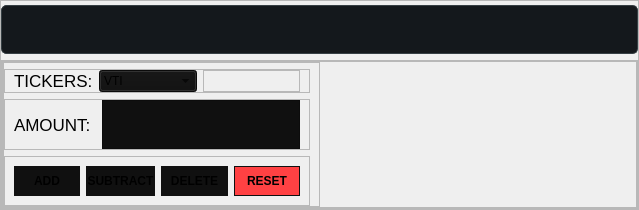
                              <widget class="QFrame" name="frame_19">
                               <property name="frameShape">
                                <enum>QFrame::Shape::StyledPanel</enum>
                               </property>
                               <property name="frameShadow">
                                <enum>QFrame::Shadow::Raised</enum>
                               </property>
                               <layout class="QVBoxLayout" name="verticalLayout_11" stretch="4,1">
                                <property name="leftMargin">
                                 <number>0</number>
                                </property>
                                <property name="topMargin">
                                 <number>4</number>
                                </property>
                                <property name="rightMargin">
                                 <number>0</number>
                                </property>
                                <property name="bottomMargin">
                                 <number>0</number>
                                </property>
                                <item>
                                 <widget class="QFrame" name="frame_15">
                                  <property name="styleSheet">
                                   <string notr="true">background-color: #14181c;
border: 1px solid;
border-radius: 5px;
border-color: #363f44;</string>
                                  </property>
                                  <property name="frameShape">
                                   <enum>QFrame::Shape::StyledPanel</enum>
                                  </property>
                                  <property name="frameShadow">
                                   <enum>QFrame::Shadow::Raised</enum>
                                  </property>
                                 </widget>
                                </item>
                                <item>
                                 <widget class="QFrame" name="holdings_list_pie_2">
                                  <property name="frameShape">
                                   <enum>QFrame::Shape::StyledPanel</enum>
                                  </property>
                                  <property name="frameShadow">
                                   <enum>QFrame::Shadow::Raised</enum>
                                  </property>
                                  <layout class="QHBoxLayout" name="horizontalLayout_37" stretch="2">
                                   <property name="spacing">
                                    <number>0</number>
                                   </property>
                                   <property name="leftMargin">
                                    <number>0</number>
                                   </property>
                                   <property name="topMargin">
                                    <number>0</number>
                                   </property>
                                   <property name="rightMargin">
                                    <number>0</number>
                                   </property>
                                   <property name="bottomMargin">
                                    <number>0</number>
                                   </property>
                                   <item>
                                    <widget class="QFrame" name="frame_20">
                                     <property name="frameShape">
                                      <enum>QFrame::Shape::StyledPanel</enum>
                                     </property>
                                     <property name="frameShadow">
                                      <enum>QFrame::Shadow::Raised</enum>
                                     </property>
                                     <layout class="QHBoxLayout" name="horizontalLayout_28" stretch="1,1">
                                      <property name="spacing">
                                       <number>0</number>
                                      </property>
                                      <property name="leftMargin">
                                       <number>0</number>
                                      </property>
                                      <property name="topMargin">
                                       <number>0</number>
                                      </property>
                                      <property name="rightMargin">
                                       <number>0</number>
                                      </property>
                                      <property name="bottomMargin">
                                       <number>0</number>
                                      </property>
                                      <item>
                                       <widget class="QFrame" name="frame_16">
                                        <property name="frameShape">
                                         <enum>QFrame::Shape::StyledPanel</enum>
                                        </property>
                                        <property name="frameShadow">
                                         <enum>QFrame::Shadow::Raised</enum>
                                        </property>
                                        <layout class="QVBoxLayout" name="verticalLayout_42">
                                         <property name="spacing">
                                          <number>6</number>
                                         </property>
                                         <property name="leftMargin">
                                          <number>0</number>
                                         </property>
                                         <property name="topMargin">
                                          <number>6</number>
                                         </property>
                                         <property name="bottomMargin">
                                          <number>0</number>
                                         </property>
                                         <item>
                                          <widget class="QFrame" name="frame_21">
                                           <property name="frameShape">
                                            <enum>QFrame::Shape::StyledPanel</enum>
                                           </property>
                                           <property name="frameShadow">
                                            <enum>QFrame::Shadow::Raised</enum>
                                           </property>
                                           <layout class="QHBoxLayout" name="horizontalLayout_38" stretch="20,30,30">
                                            <property name="topMargin">
                                             <number>0</number>
                                            </property>
                                            <property name="bottomMargin">
                                             <number>0</number>
                                            </property>
                                            <item>
                                             <widget class="QLabel" name="text_label_8">
                                              <property name="styleSheet">
                                               <string notr="true">font: bold &quot;Segoe UI&quot;; font-size: 17px;</string>
                                              </property>
                                              <property name="text">
                                               <string>TICKERS:</string>
                                              </property>
                                              <property name="margin">
                                               <number>0</number>
                                              </property>
                                              <property name="indent">
                                               <number>0</number>
                                              </property>
                                             </widget>
                                            </item>
                                            <item>
                                             <widget class="QComboBox" name="portfolio_combobox">
                                              <property name="sizePolicy">
                                               <sizepolicy hsizetype="Minimum" vsizetype="Fixed">
                                                <horstretch>0</horstretch>
                                                <verstretch>0</verstretch>
                                               </sizepolicy>
                                              </property>
                                              <property name="styleSheet">
                                               <string notr="true">background-color: rgba(16,16,16,255);
</string>
                                              </property>
                                              <item>
                                               <property name="text">
                                                <string>VTI</string>
                                               </property>
                                              </item>
                                              <item>
                                               <property name="text">
                                                <string>SPY</string>
                                               </property>
                                              </item>
                                              <item>
                                               <property name="text">
                                                <string>VOO</string>
                                               </property>
                                              </item>
                                              <item>
                                               <property name="text">
                                                <string>SCHB</string>
                                               </property>
                                              </item>
                                              <item>
                                               <property name="text">
                                                <string>DIA</string>
                                               </property>
                                              </item>
                                              <item>
                                               <property name="text">
                                                <string>QQQ</string>
                                               </property>
                                              </item>
                                              <item>
                                               <property name="text">
                                                <string>-------</string>
                                               </property>
                                              </item>
                                              <item>
                                               <property name="text">
                                                <string>XLK</string>
                                               </property>
                                              </item>
                                              <item>
                                               <property name="text">
                                                <string>XLF</string>
                                               </property>
                                              </item>
                                              <item>
                                               <property name="text">
                                                <string>XLE</string>
                                               </property>
                                              </item>
                                              <item>
                                               <property name="text">
                                                <string>XLY</string>
                                               </property>
                                              </item>
                                              <item>
                                               <property name="text">
                                                <string>XLI</string>
                                               </property>
                                              </item>
                                              <item>
                                               <property name="text">
                                                <string>XLV</string>
                                               </property>
                                              </item>
                                              <item>
                                               <property name="text">
                                                <string>XLC</string>
                                               </property>
                                              </item>
                                              <item>
                                               <property name="text">
                                                <string>XLU</string>
                                               </property>
                                              </item>
                                              <item>
                                               <property name="text">
                                                <string>XLB</string>
                                               </property>
                                              </item>
                                              <item>
                                               <property name="text">
                                                <string>XLRE</string>
                                               </property>
                                              </item>
                                              <item>
                                               <property name="text">
                                                <string>VNQ</string>
                                               </property>
                                              </item>
                                              <item>
                                               <property name="text">
                                                <string>-------</string>
                                               </property>
                                              </item>
                                              <item>
                                               <property name="text">
                                                <string>VXUS</string>
                                               </property>
                                              </item>
                                              <item>
                                               <property name="text">
                                                <string>IXUS</string>
                                               </property>
                                              </item>
                                              <item>
                                               <property name="text">
                                                <string>VEU</string>
                                               </property>
                                              </item>
                                              <item>
                                               <property name="text">
                                                <string>-------</string>
                                               </property>
                                              </item>
                                              <item>
                                               <property name="text">
                                                <string>VIXY</string>
                                               </property>
                                              </item>
                                              <item>
                                               <property name="text">
                                                <string>SH</string>
                                               </property>
                                              </item>
                                              <item>
                                               <property name="text">
                                                <string>SQQQ</string>
                                               </property>
                                              </item>
                                              <item>
                                               <property name="text">
                                                <string>-------</string>
                                               </property>
                                              </item>
                                              <item>
                                               <property name="text">
                                                <string>BND</string>
                                               </property>
                                              </item>
                                              <item>
                                               <property name="text">
                                                <string>AGG</string>
                                               </property>
                                              </item>
                                              <item>
                                               <property name="text">
                                                <string>-------</string>
                                               </property>
                                              </item>
                                              <item>
                                               <property name="text">
                                                <string>ARKK</string>
                                               </property>
                                              </item>
                                              <item>
                                               <property name="text">
                                                <string>SOXX</string>
                                               </property>
                                              </item>
                                             </widget>
                                            </item>
                                            <item>
                                             <widget class="QFrame" name="frame_22">
                                              <property name="frameShape">
                                               <enum>QFrame::Shape::StyledPanel</enum>
                                              </property>
                                              <property name="frameShadow">
                                               <enum>QFrame::Shadow::Raised</enum>
                                              </property>
                                             </widget>
                                            </item>
                                           </layout>
                                          </widget>
                                         </item>
                                         <item>
                                          <widget class="QFrame" name="frame_23">
                                           <property name="frameShape">
                                            <enum>QFrame::Shape::StyledPanel</enum>
                                           </property>
                                           <property name="frameShadow">
                                            <enum>QFrame::Shadow::Raised</enum>
                                           </property>
                                           <layout class="QHBoxLayout" name="horizontalLayout_39">
                                            <property name="topMargin">
                                             <number>0</number>
                                            </property>
                                            <property name="bottomMargin">
                                             <number>0</number>
                                            </property>
                                            <item>
                                             <widget class="QLabel" name="text_label_9">
                                              <property name="styleSheet">
                                               <string notr="true">font: bold &quot;Segoe UI&quot;; font-size: 17px;</string>
                                              </property>
                                              <property name="text">
                                               <string>AMOUNT: </string>
                                              </property>
                                              <property name="margin">
                                               <number>0</number>
                                              </property>
                                              <property name="indent">
                                               <number>0</number>
                                              </property>
                                             </widget>
                                            </item>
                                            <item>
                                             <widget class="QPlainTextEdit" name="portfolio_amount">
                                              <property name="enabled">
                                               <bool>true</bool>
                                              </property>
                                              <property name="maximumSize">
                                               <size>
                                                <width>16777215</width>
                                                <height>49</height>
                                               </size>
                                              </property>
                                              <property name="styleSheet">
                                               <string notr="true">background-color:rgb(16,16,16)</string>
                                              </property>
                                              <property name="tabStopDistance">
                                               <double>10.000000000000000</double>
                                              </property>
                                              <property name="backgroundVisible">
                                               <bool>false</bool>
                                              </property>
                                             </widget>
                                            </item>
                                           </layout>
                                          </widget>
                                         </item>
                                         <item>
                                          <widget class="QFrame" name="frame_24">
                                           <property name="styleSheet">
                                            <string notr="true">QPushButton{
background-color:rgb(16,16,16);
border: 1px solid rgb(16,16,16);
font-weight: bold;
}
QPushButton:hover{
background-color:rgb(25,25,25);
}

QPushButton:clicked{
background-color:rgb(45,45,45);
}</string>
                                           </property>
                                           <property name="frameShape">
                                            <enum>QFrame::Shape::StyledPanel</enum>
                                           </property>
                                           <property name="frameShadow">
                                            <enum>QFrame::Shadow::Raised</enum>
                                           </property>
                                           <layout class="QHBoxLayout" name="horizontalLayout_35">
                                            <item>
                                             <widget class="QPushButton" name="add_btn">
                                              <property name="minimumSize">
                                               <size>
                                                <width>0</width>
                                                <height>30</height>
                                               </size>
                                              </property>
                                              <property name="text">
                                               <string>ADD</string>
                                              </property>
                                              <property name="checkable">
                                               <bool>true</bool>
                                              </property>
                                              <property name="autoExclusive">
                                               <bool>true</bool>
                                              </property>
                                             </widget>
                                            </item>
                                            <item>
                                             <widget class="QPushButton" name="subtract_btn">
                                              <property name="minimumSize">
                                               <size>
                                                <width>0</width>
                                                <height>30</height>
                                               </size>
                                              </property>
                                              <property name="text">
                                               <string>SUBTRACT</string>
                                              </property>
                                              <property name="checkable">
                                               <bool>true</bool>
                                              </property>
                                              <property name="autoExclusive">
                                               <bool>true</bool>
                                              </property>
                                             </widget>
                                            </item>
                                            <item>
                                             <widget class="QPushButton" name="delete_btn">
                                              <property name="minimumSize">
                                               <size>
                                                <width>0</width>
                                                <height>30</height>
                                               </size>
                                              </property>
                                              <property name="text">
                                               <string>DELETE</string>
                                              </property>
                                              <property name="checkable">
                                               <bool>true</bool>
                                              </property>
                                              <property name="autoExclusive">
                                               <bool>true</bool>
                                              </property>
                                             </widget>
                                            </item>
                                            <item>
                                             <widget class="QPushButton" name="reset_btn">
                                              <property name="minimumSize">
                                               <size>
                                                <width>0</width>
                                                <height>30</height>
                                               </size>
                                              </property>
                                              <property name="styleSheet">
                                               <string notr="true">QPushButton{
background-color:rgb(255,65,67);
border: 1px solid rgb(16,16,16);
font-weight: bold;
}
QPushButton:hover{
background-color:rgb(255,105,107);
}

QPushButton:clicked{
background-color:rgb(255,145,147);
}</string>
                                              </property>
                                              <property name="text">
                                               <string>RESET</string>
                                              </property>
                                              <property name="checkable">
                                               <bool>true</bool>
                                              </property>
                                              <property name="autoExclusive">
                                               <bool>true</bool>
                                              </property>
                                             </widget>
                                            </item>
                                           </layout>
                                          </widget>
                                         </item>
                                        </layout>
                                       </widget>
                                      </item>
                                      <item>
                                       <widget class="QFrame" name="frame_17">
                                        <property name="styleSheet">
                                         <string notr="true">background-color: transparent;</string>
                                        </property>
                                        <property name="frameShape">
                                         <enum>QFrame::Shape::StyledPanel</enum>
                                        </property>
                                        <property name="frameShadow">
                                         <enum>QFrame::Shadow::Raised</enum>
                                        </property>
                                        <layout class="QHBoxLayout" name="horizontalLayout_36">
                                         <property name="leftMargin">
                                          <number>0</number>
                                         </property>
                                         <property name="topMargin">
                                          <number>0</number>
                                         </property>
                                         <property name="rightMargin">
                                          <number>0</number>
                                         </property>
                                         <property name="bottomMargin">
                                          <number>0</number>
                                         </property>
                                         <item>
                                          <widget class="QTableWidget" name="portfolio_table">
                                           <property name="styleSheet">
                                            <string notr="true">background-color:transparent;</string>
                                           </property>
                                          </widget>
                                         </item>
                                        </layout>
                                       </widget>
                                      </item>
                                     </layout>
                                    </widget>
                                   </item>
                                  </layout>
                                 </widget>
                                </item>
                               </layout>
                              </widget>
